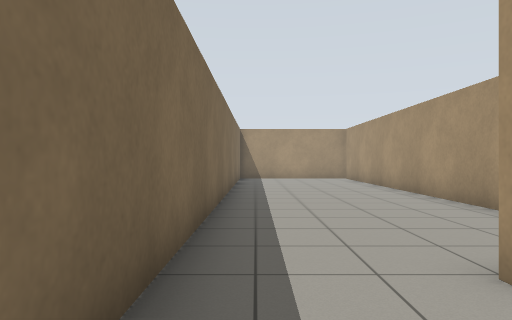
view 1 (above)

18 first-person views from a walk through a Gazebo world. The camera is 0.94 m above the floor, looks level and sees 70° across. The floor is counted in squares, 1 m on a side. Each view is taken from the middle of a square. On the plan, view 1 faces up. The plan holds only what a view shows up to about 13 squares ahead; the rest is blank.

view 2
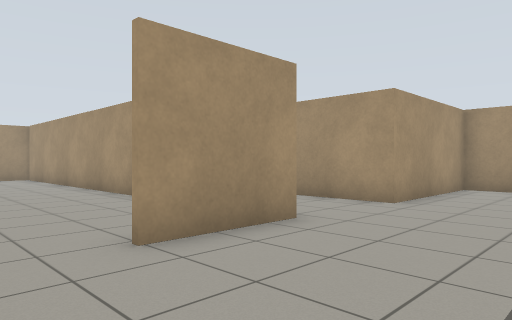

view 3
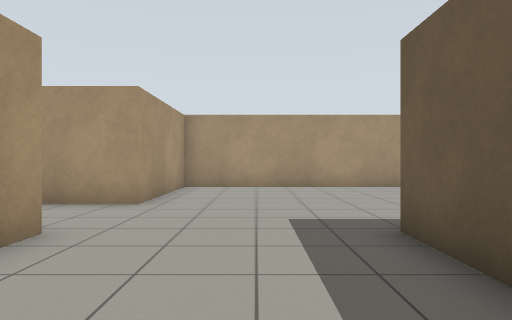

view 4
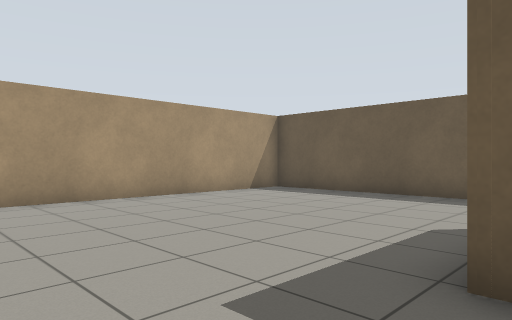

view 5
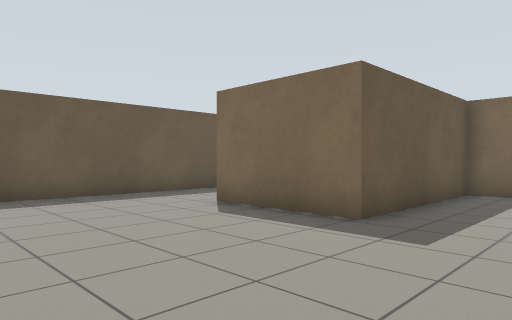

view 6
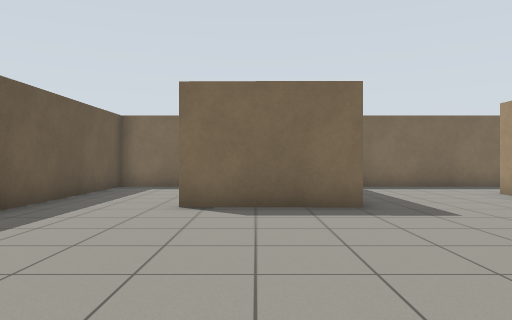

view 7
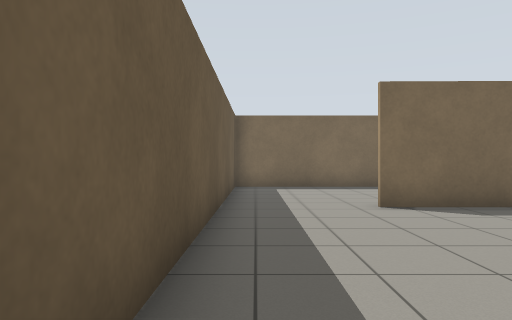

view 8
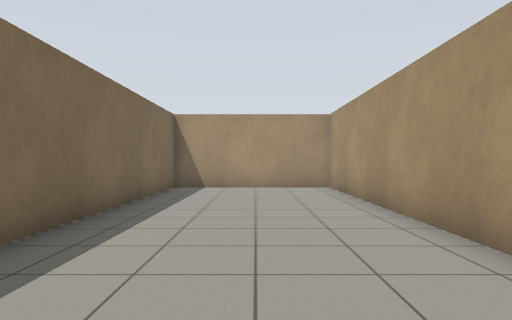

view 9
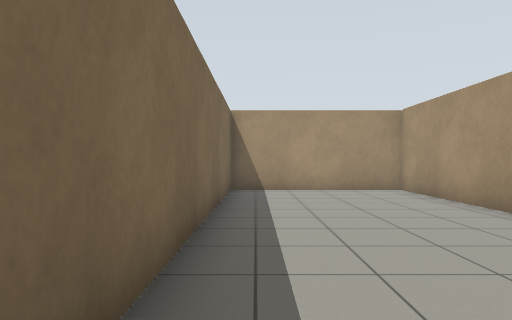

view 10
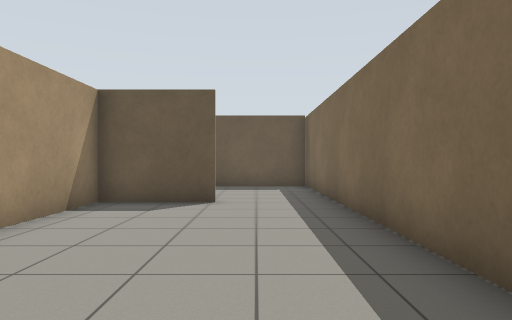

view 11
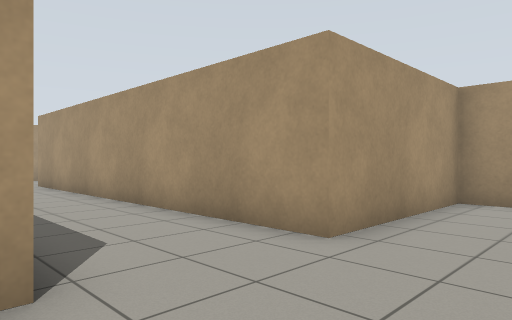

view 12
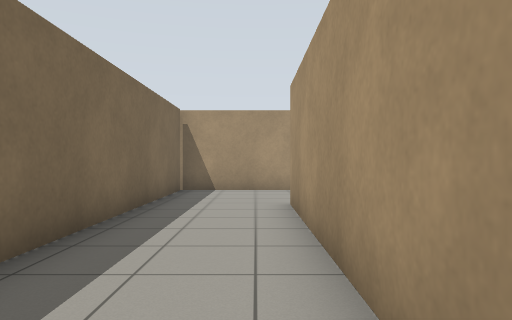

view 13
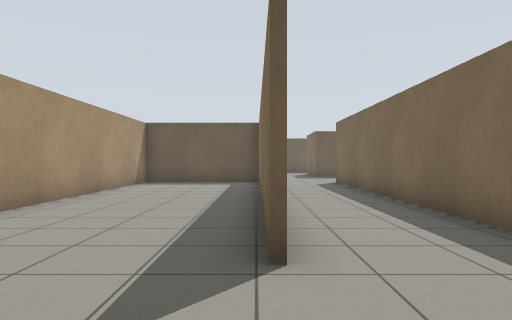

view 14
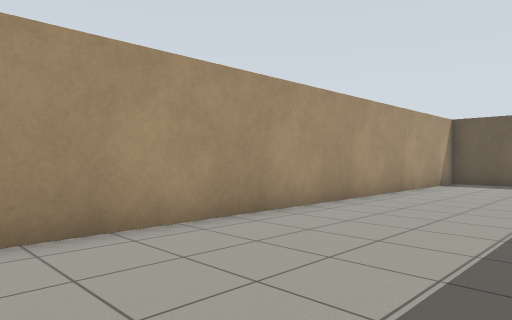

view 15
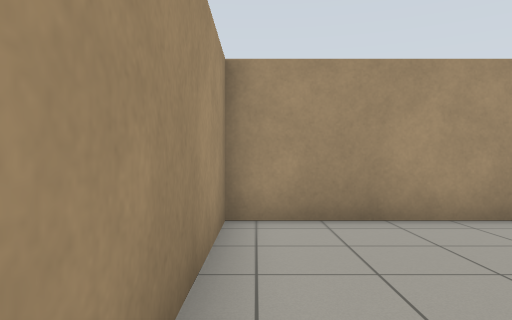

view 16
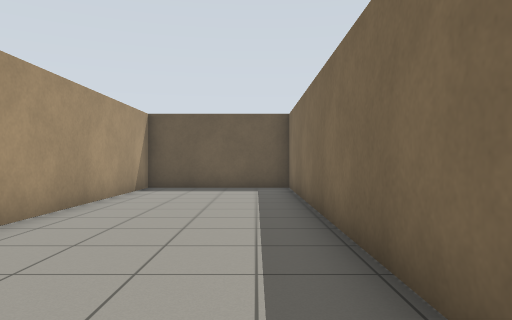

view 17
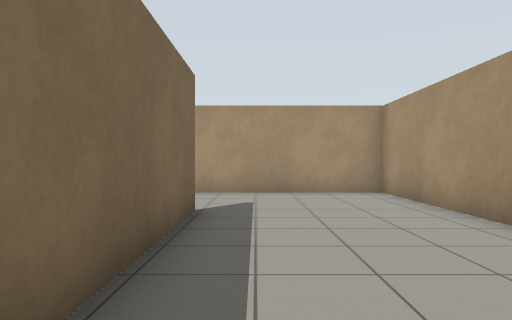

view 18
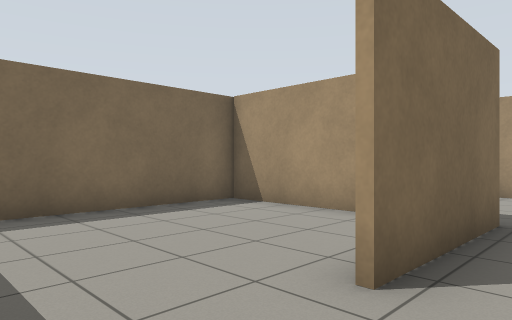

### Floor plan
Points are (right, up) in squares from view 1. A wall is a line through its corners. A room is listed if a view was taken in it or the views show most of it. See-through windows are left out.
Room 1 (views 1, 2, 3, 4, 5, 6, 7, 11, 18)
walls: (2.6, -2) (-0.8, -2); (4.7, 2.7) (1.9, 2.7); (-0.8, -1.9) (4.8, -1.9) (4.7, -5.5); (-0.8, 3.5) (-0.8, -8.7) (12.6, -8.7) (12.6, 2.5) (7.7, 2.5)
ways out: opening at (0.5, 3) to room 2; opening at (6.5, 3) to room 3
Room 2 (views 8, 9, 10)
walls: (4.9, 18.5) (-0.8, 18.5) (-0.8, 3.5); (1.9, 2.9) (4.5, 2.9) (4.5, 18.2)
ways out: opening at (0.5, 3) to room 1
Room 3 (views 12, 13, 14, 15, 16, 17)
walls: (7.9, 14.8) (7.9, 2.6) (12.6, 2.6) (12.6, 18.5) (4.9, 18.5); (4.7, 18.1) (4.7, 5); (7.7, 2.5) (7.7, 14.6)
ways out: opening at (6.5, 3) to room 1

Positions as (right, up) in squares from view 1, and headings:
1: (0, 0), facing up
2: (0, -1), facing up-right
3: (0, 0), facing right
4: (4, 1), facing down-right
5: (10, 1), facing down-left
6: (12, -4), facing left
7: (12, -8), facing left
8: (2, 6), facing up
9: (0, 7), facing up
10: (1, 11), facing down
11: (4, 0), facing up-right
12: (7, 7), facing up
13: (8, 18), facing down
14: (8, 18), facing down-right
15: (7, 18), facing right
16: (9, 15), facing down
17: (9, 8), facing up
18: (6, -8), facing up-left
